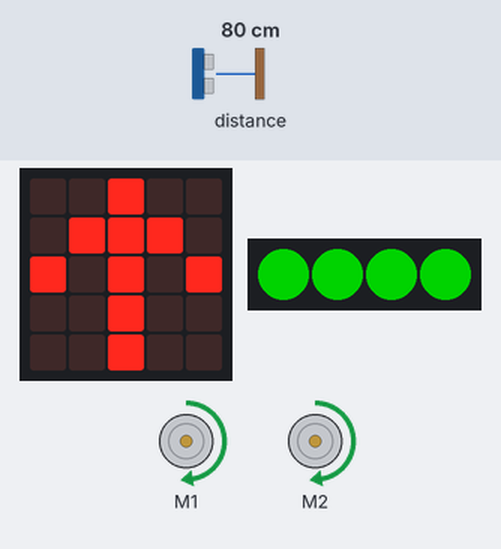
A program run on a simulated BBC micro:bit (MakeCode). Parts: the board's 5×5 LED display, 2 × DC motor (green arrow = forward, orange = backward, longer = faster), 4 RGB LEDs in strip order, left to right. Inputs (shaded band) come from the test bench; at power-on: distance to the obstacle 80 cm. Dim RGB values are drawn brighter than linear; random numbers come from a fixed seed.

Above: at 1.2 s.
1.3 s: distance to the obstacle set to 23 cm
4.3 s: distance to the obstacle set to 18 cm
At 6.6 s:
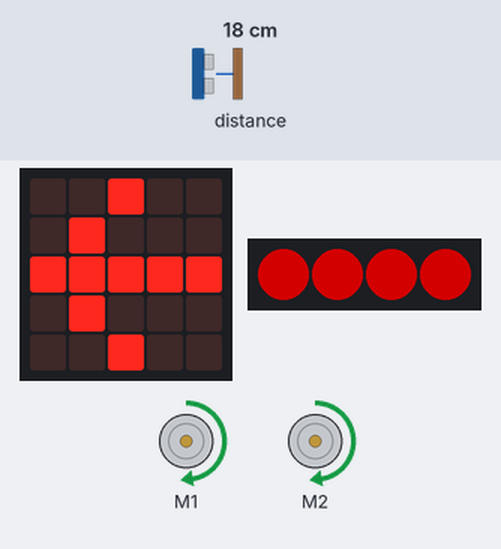
7.3 s: distance to the obstacle set to 35 cm
At 9.3 s:
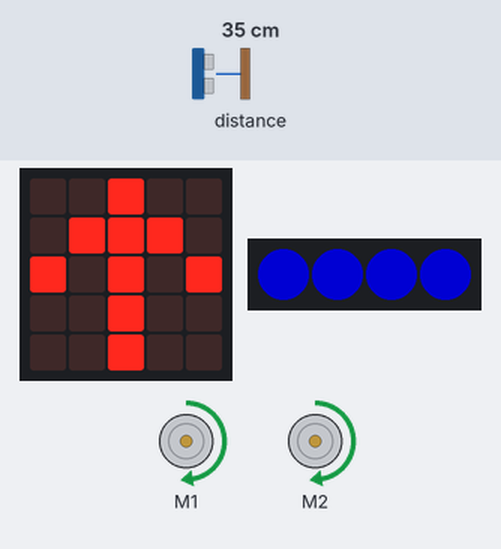
10.3 s: distance to the obstacle set to 2 cm
At 12.5 s:
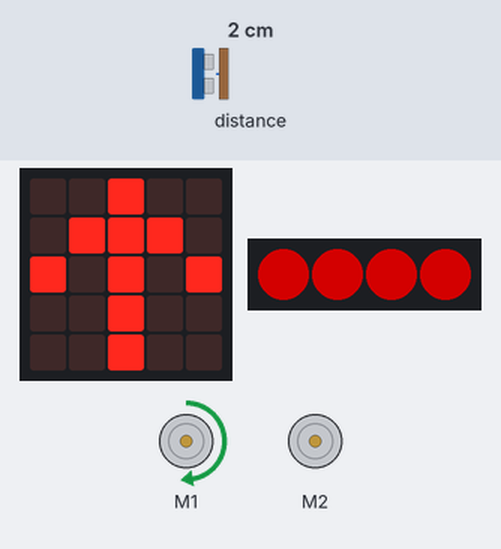
Timing chart, 0 to 14.3 s (numbered marks = the images above; inputs shaded):
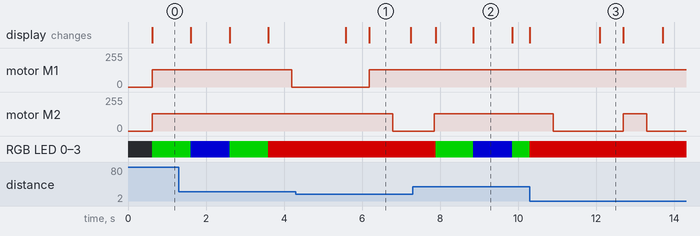

Measured:
- the behaviour switches between 21 and 20 cm on distance to the obstacle (found by bisection; images 0 and 1)
- after the input at 4.3 s, motor M2: forward 128/255 → stopped after 2.5 s
- after the input at 10.3 s, motor M2: forward 128/255 → stopped after 0.60 s, → forward 128/255 1.8 s later, → stopped 0.60 s later
- what the display in image 1 shows lasts 1.0 s, from 6.2 s to 7.2 s
- what the display in image 2 shows lasts 1.0 s, from 8.9 s to 9.9 s
- what the display in image 3 shows lasts 0.6 s, from 12.1 s to 12.7 s

The program:

main.ts
```typescript
let dir = 0
let farbe = 0
let blink = 0
let moveStart = 0
let zeit = 0
let strip = neopixel.create(DigitalPin.P15, 4, NeoPixelMode.RGB)
basic.forever(function () {
    basic.showArrow(ArrowNames.North)
    maqueen.motorRun(maqueen.Motors.All, maqueen.Dir.CW, 128)
    zeit = randint(1, 10)
    moveStart = control.millis()
    blink = control.millis()
    farbe = 0
    strip.showColor(neopixel.colors(NeoPixelColors.Green))
    while (maqueen.Ultrasonic(PingUnit.Centimeters) > 20 && control.millis() < moveStart + zeit * 1000) {
        if (blink < control.millis() - 1000) {
            if (farbe == 0) {
                strip.showColor(neopixel.colors(NeoPixelColors.Blue))
                farbe = 1
            } else {
                strip.showColor(neopixel.colors(NeoPixelColors.Green))
                farbe = 0
            }
            blink = control.millis()
        }
    }
    zeit = randint(200, 2000)
    dir = randint(0, 1)
    strip.showColor(neopixel.colors(NeoPixelColors.Red))
    if (dir == 0) {
        basic.showArrow(ArrowNames.East)
        maqueen.motorStop(maqueen.Motors.M1)
    } else {
        basic.showArrow(ArrowNames.West)
        maqueen.motorStop(maqueen.Motors.M2)
    }
    basic.pause(zeit)
})
```

test.ts
```typescript
// Hier kann man Tests durchführen; diese Datei wird nicht kompiliert, wenn dieses Paket als Erweiterung verwendet wird.
```
